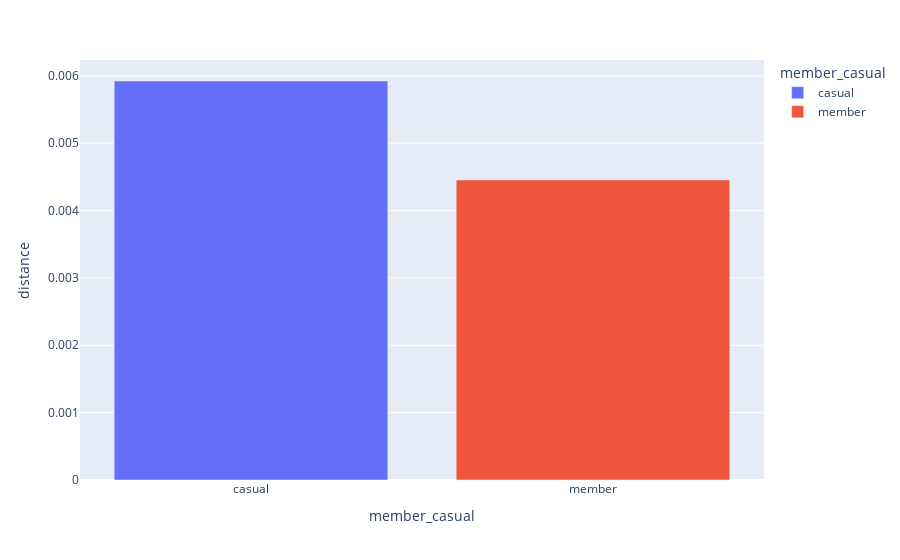

Write notebook code for a chart like this one.
### Markdown cell above
**1) Do members travel greater distances?**

### Code cell
df1 = df_exploratory[['distance', 'member_casual']].groupby( 'member_casual' ).mean().reset_index()
fig = px.bar(df1, x='member_casual', y='distance', color='member_casual', title='Casual vs Bikers member ')
fig.show()

### Figure 1 — Plotly figure (JSON) as saved in the notebook; plotly's stock layout.template omitted (floating-point values rounded to 4 significant figures)
{"data": [{"alignmentgroup": "True", "hovertemplate": "member_casual=%{x}<br>distance=%{y}<extra></extra>", "legendgroup": "casual", "marker": {"color": "#636efa", "pattern": {"shape": ""}}, "name": "casual", "offsetgroup": "casual", "orientation": "v", "showlegend": true, "textposition": "auto", "type": "bar", "x": ["casual"], "xaxis": "x", "y": [0.005924], "yaxis": "y"}, {"alignmentgroup": "True", "hovertemplate": "member_casual=%{x}<br>distance=%{y}<extra></extra>", "legendgroup": "member", "marker": {"color": "#EF553B", "pattern": {"shape": ""}}, "name": "member", "offsetgroup": "member", "orientation": "v", "showlegend": true, "textposition": "auto", "type": "bar", "x": ["member"], "xaxis": "x", "y": [0.004454], "yaxis": "y"}], "layout": {"barmode": "relative", "legend": {"title": {"text": "member_casual"}, "tracegroupgap": 0}, "margin": {"t": 60}, "xaxis": {"anchor": "y", "categoryarray": ["casual", "member"], "categoryorder": "array", "domain": [0, 1], "title": {"text": "member_casual"}}, "yaxis": {"anchor": "x", "domain": [0, 1], "title": {"text": "distance"}}}}
